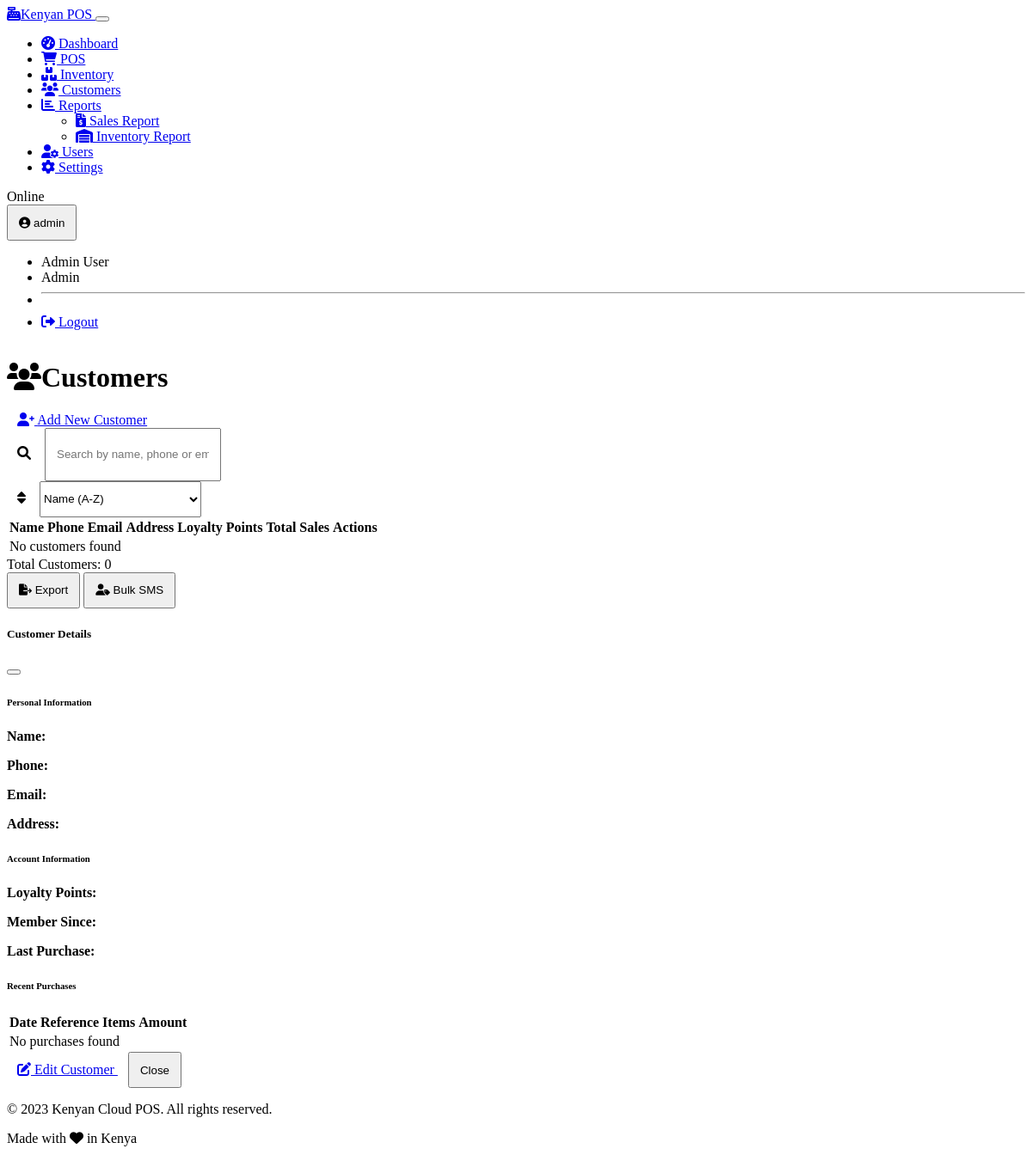
The app's page /customers (signed in) with its own data.
### models.py (models this page shows, shortened)
class User(UserMixin, db.Model):
    id = db.Column(db.Integer, primary_key=True)
    username = db.Column(db.String(64), unique=True, nullable=False)
    email = db.Column(db.String(120), unique=True, nullable=False)
    password_hash = db.Column(db.String(256), nullable=False)
    first_name = db.Column(db.String(64))
    last_name = db.Column(db.String(64))
    phone = db.Column(db.String(20))
    is_active = db.Column(db.Boolean, default=True)
    created_at = db.Column(db.DateTime, default=datetime.utcnow)
    last_login = db.Column(db.DateTime)
    role_id = db.Column(db.Integer, db.ForeignKey('role.id'), nullable=False)
    store_id = db.Column(db.Integer, db.ForeignKey('store.id'), nullable=False)
    role = db.relationship('Role', backref='users')
    sales = db.relationship('Sale', backref='cashier', lazy=True)
    @property
    def full_name(self):
        return f"{self.first_name} {self.last_name}"

class Role(db.Model):
    id = db.Column(db.Integer, primary_key=True)
    name = db.Column(db.String(50), unique=True, nullable=False)
    description = db.Column(db.String(255))
    ADMIN = "admin"
    MANAGER = "manager"
    CASHIER = "cashier"

### routes.py (the view)
    @app.route('/customers')
    @login_required
    def customers():
        customers = Customer.query.all()
        return render_template('customers/index.html', customers=customers)

### auth.py (called while the page is built)
def login_required(view):
    @wraps(view)
    def wrapped_view(**kwargs):
        if not session.get('user_id'):
            return redirect(url_for('login'))
        return view(**kwargs)
    return wrapped_view

def load_logged_in_user():
    user_id = session.get('user_id')
    if user_id is None:
        g.user = None
    else:
        try:
            g.user = User.query.get(user_id)
        except Exception:
            g.user = None

### templates/customers/index.html (shortened to what this page needs)
{% extends 'base.html' %}
{% block content %}
<div class="container">
    <div class="d-sm-flex justify-content-between align-items-center mb-4">
        <h1 class="mb-0 mb-3 mb-sm-0"><i class="fas fa-users me-2"></i>Customers</h1>
        <a href="{{ url_for('add_customer') }}" class="btn btn-primary">
            <i class="fas fa-user-plus me-1"></i> Add New Customer
        </a>
    </div>
    <div class="card mb-4">
        <div class="card-body">
            <div class="row g-2">
                <div class="col-md-8">
                    <div class="input-group">
                        <span class="input-group-text"><i class="fas fa-search"></i></span>
                        <input type="text" class="form-control" id="customer-search" placeholder="Search by name, phone or email...">
                    </div>
                </div>
                <div class="col-md-4">
                    <div class="input-group">
                        <span class="input-group-text"><i class="fas fa-sort"></i></span>
                        <select class="form-select" id="customer-sort">
                            <option value="name-asc">Name (A-Z)</option>
                        </select>
                    </div>
                </div>
            </div>
        </div>
    </div>
    <div class="card">
        <div class="card-body p-0">
            <div class="table-responsive">
                <table class="table table-hover" id="customers-table">
                    <thead>
                        <tr>
                            <th>Name</th>
                            <th>Phone</th>
                            <th>Email</th>
                            <th>Address</th>
                            <th class="text-center">Loyalty Points</th>
                            <th class="text-center">Total Sales</th>
                            <th class="text-end">Actions</th>
                        </tr>
                    </thead>
                    <tbody>
                        {% if customers %}
                            {% for customer in customers %}
                            <tr>
                                <td>{{ customer.name }}</td>
                                <td>{{ customer.phone }}</td>
                                <td>{{ customer.email }}</td>
                                <td>{{ customer.address }}</td>
                                <td class="text-center">
                                    <span class="badge bg-info">{{ customer.loyalty_points }}</span>
                                </td>
                                <td class="text-center">{{ customer.sales|length }}</td>
                                <td class="text-end">
                                    <div class="btn-group">
                                        <a href="{{ url_for('edit_customer', customer_id=customer.id) }}" class="btn btn-sm btn-outline-primary">
                                            <i class="fas fa-edit"></i>
                                        </a>
                                        <button type="button" class="btn btn-sm btn-outline-info view-customer-btn" data-id="{{ customer.id }}">
                                            <i class="fas fa-eye"></i>
                                        </button>
                                        <button type="button" class="btn btn-sm btn-outline-success" data-bs-toggle="tooltip" title="New Sale">
                                            <i class="fas fa-shopping-cart"></i>
                                        </button>
                                    </div>
                                </td>
                            </tr>
                            {% endfor %}
                        {% else %}
                            <tr>
                                <td colspan="7" class="text-center py-4">No customers found</td>
                            </tr>
                        {% endif %}
                    </tbody>
                </table>
            </div>
        </div>
        <div class="card-footer">
            <div class="d-flex justify-content-between align-items-center">
                <div>
                    <span class="text-muted">Total Customers: {{ customers|length }}</span>
                </div>
                <div>
                    <button class="btn btn-outline-primary me-2">
                        <i class="fas fa-file-export me-1"></i> Export
                    </button>
                    <button class="btn btn-outline-success">
                        <i class="fas fa-user-tag me-1"></i> Bulk SMS
                    </button>
                </div>
            </div>
        </div>
    </div>
</div>
<div class="modal fade" id="customerModal" tabindex="-1" aria-labelledby="customerModalLabel" aria-hidden="true">
    <div class="modal-dialog modal-lg">
        <div class="modal-content">
            <div class="modal-header">
                <h5 class="modal-title" id="customerModalLabel">Customer Details</h5>
                <button type="button" class="btn-close" data-bs-dismiss="modal" aria-label="Close"></button>
            </div>
            <div class="modal-body">
                <div class="row">
                    <div class="col-md-6">
                        <h6>Personal Information</h6>
                        <p><strong>Name:</strong> </p>
                        <p><strong>Phone:</strong> </p>
                        <p><strong>Email:</strong> </p>
                        <p><strong>Address:</strong> </p>
                    </div>
                    <div class="col-md-6">
                        <h6>Account Information</h6>
                        <p><strong>Loyalty Points:</strong> </p>
                        <p><strong>Member Since:</strong> </p>
                        <p><strong>Last Purchase:</strong> </p>
                    </div>
                </div>
                <h6 class="mt-4 mb-3">Recent Purchases</h6>
                <div class="table-responsive">
                    <table class="table table-sm table-bordered">
                        <thead>
                            <tr>
                                <th>Date</th>
                                <th>Reference</th>
                                <th>Items</th>
                                <th class="text-end">Amount</th>
                            </tr>
                        </thead>
                        <tbody id="modal-customer-purchases">
                            <tr>
                                <td colspan="4" class="text-center">No purchases found</td>
                            </tr>
                        </tbody>
                    </table>
                </div>
            </div>
            <div class="modal-footer">
                <a href="#" class="btn btn-primary" id="modal-edit-link">
                    <i class="fas fa-edit me-1"></i> Edit Customer
                </a>
                <button type="button" class="btn btn-secondary" data-bs-dismiss="modal">Close</button>
            </div>
        </div>
    </div>
</div>
{% endblock %}

### templates/base.html (shortened to what this page needs)
<!DOCTYPE html>
<html lang="en" data-bs-theme="dark">
<head>
    <link rel="stylesheet" href="https://cdn.replit.com/agent/bootstrap-agent-dark-theme.min.css">
    <link rel="stylesheet" href="https://cdnjs.cloudflare.com/ajax/libs/font-awesome/6.0.0/css/all.min.css">
    <link rel="stylesheet" href="{{ url_for('static', filename='css/custom.css') }}">
</head>
<body>
    {% if g.user %}
    <nav class="navbar navbar-expand-lg navbar-dark bg-dark mb-4">
        <div class="container-fluid">
            <a class="navbar-brand" href="{{ url_for('dashboard') }}">
                <i class="fas fa-cash-register me-2"></i>Kenyan POS
            </a>
            <button class="navbar-toggler" type="button" data-bs-toggle="collapse" data-bs-target="#navbarNav">
            </button>
            <div class="collapse navbar-collapse" id="navbarNav">
                <ul class="navbar-nav me-auto">
                    <li class="nav-item">
                        <a class="nav-link {% if request.endpoint == 'dashboard' %}active{% endif %}" href="{{ url_for('dashboard') }}">
                            <i class="fas fa-tachometer-alt me-1"></i> Dashboard
                        </a>
                    </li>
                    <li class="nav-item">
                        <a class="nav-link {% if request.endpoint == 'pos' %}active{% endif %}" href="{{ url_for('pos') }}">
                            <i class="fas fa-shopping-cart me-1"></i> POS
                        </a>
                    </li>
                    <li class="nav-item">
                        <a class="nav-link {% if request.endpoint == 'inventory' %}active{% endif %}" href="{{ url_for('inventory') }}">
                            <i class="fas fa-boxes me-1"></i> Inventory
                        </a>
                    </li>
                    <li class="nav-item">
                        <a class="nav-link {% if request.endpoint == 'customers' %}active{% endif %}" href="{{ url_for('customers') }}">
                            <i class="fas fa-users me-1"></i> Customers
                        </a>
                    </li>
                    <li class="nav-item dropdown">
                        <a class="nav-link dropdown-toggle" href="#" id="reportsDropdown" role="button" data-bs-toggle="dropdown">
                            <i class="fas fa-chart-bar me-1"></i> Reports
                        </a>
                        <ul class="dropdown-menu">
                            <li>
                                <a class="dropdown-item" href="{{ url_for('sales_report') }}">
                                    <i class="fas fa-file-invoice-dollar me-1"></i> Sales Report
                                </a>
                            </li>
                            <li>
                                <a class="dropdown-item" href="{{ url_for('inventory_report') }}">
                                    <i class="fas fa-warehouse me-1"></i> Inventory Report
                                </a>
                            </li>
                        </ul>
                    </li>
                    {% if session.get('role') == 'admin' %}
                    <li class="nav-item">
                        <a class="nav-link {% if request.endpoint == 'users' %}active{% endif %}" href="{{ url_for('users') }}">
                            <i class="fas fa-user-cog me-1"></i> Users
                        </a>
                    </li>
                    {% endif %}
                    {% if session.get('role') in ['admin', 'manager'] %}
                    <li class="nav-item">
                        <a class="nav-link {% if request.endpoint == 'settings' %}active{% endif %}" href="{{ url_for('settings') }}">
                            <i class="fas fa-cog me-1"></i> Settings
                        </a>
                    </li>
                    {% endif %}
                </ul>
                <div class="d-flex align-items-center">
                    <span class="badge bg-success me-2" id="connection-status">Online</span>
                    <div class="dropdown">
                        <button class="btn btn-outline-light dropdown-toggle" type="button" id="userDropdown" data-bs-toggle="dropdown">
                            <i class="fas fa-user-circle me-1"></i> {{ g.user.username }}
                        </button>
                        <ul class="dropdown-menu dropdown-menu-end">
                            <li><span class="dropdown-item-text">{{ g.user.full_name }}</span></li>
                            <li><span class="dropdown-item-text text-muted">{{ g.user.role.name | title }}</span></li>
                            <li><hr class="dropdown-divider"></li>
                            <li><a class="dropdown-item" href="{{ url_for('logout') }}"><i class="fas fa-sign-out-alt me-1"></i> Logout</a></li>
                        </ul>
                    </div>
                </div>
            </div>
        </div>
    </nav>
    {% endif %}
    <main>
        {% block content %}{% endblock %}
    </main>
    <footer class="bg-dark text-light py-3 mt-5">
        <div class="container">
            <div class="row">
                <div class="col-md-6">
                    <p>&copy; 2023 Kenyan Cloud POS. All rights reserved.</p>
                </div>
                <div class="col-md-6 text-end">
                    <p>Made with <i class="fas fa-heart text-danger"></i> in Kenya</p>
                </div>
            </div>
        </div>
    </footer>
</body>
</html>

### static/css/custom.css (style rules this page uses)
body { min-height: 100vh; display: flex; flex-direction: column; }
main { flex: 1; }
:root { --brand-primary: var(--bs-primary); --brand-secondary: var(--bs-secondary); --brand-success: var(--bs-success); --brand-warning: var(--bs-warning); --brand-danger: var(--bs-danger); }
.form-control, .btn, .input-group-text { padding: 0.5rem 0.75rem; min-height: 42px; }
select.form-select { min-height: 42px; }
.table th { font-weight: 600; background-color: rgba(var(--bs-primary-rgb), 0.05); }

### records on screen
User: user.username "admin", user.full_name "Admin User"
Role: user.role.name "Admin"

### other values on screen
{{ customers|length }} "0"
